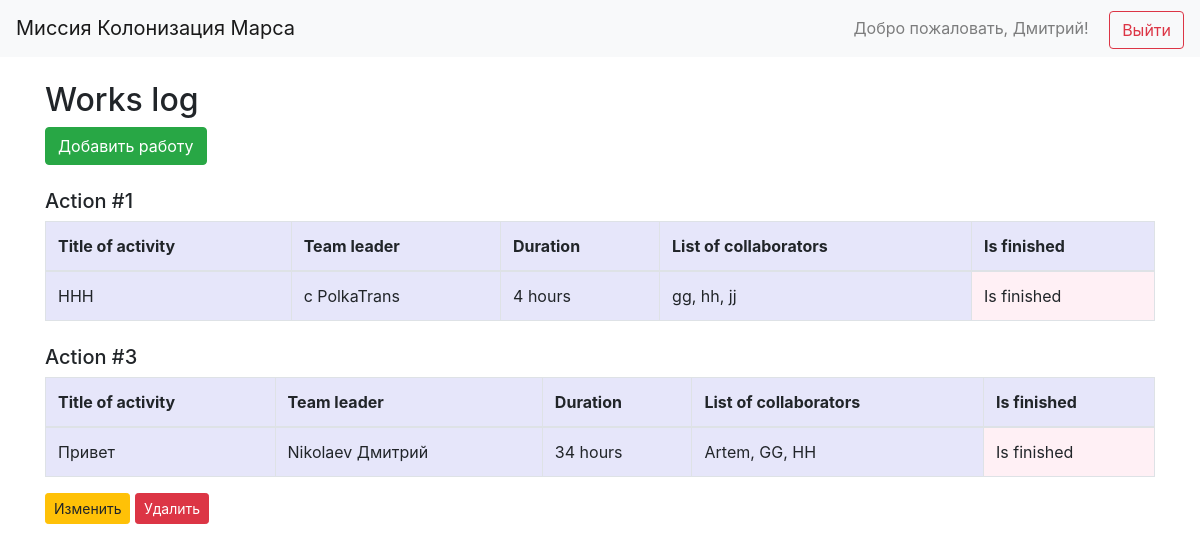
Before: / (signed in) with the older database file.
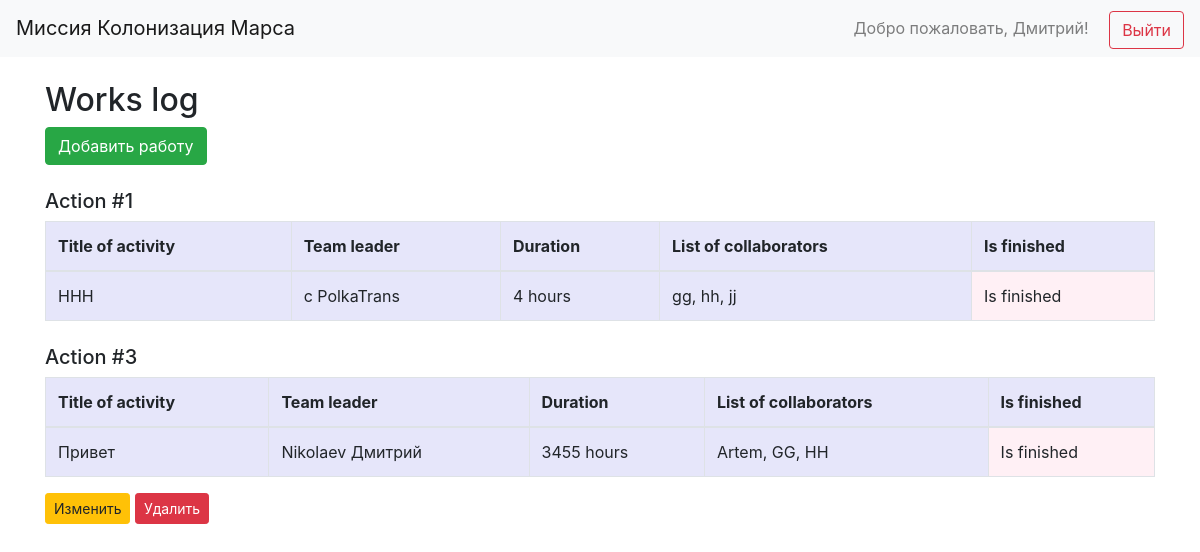
After: the same page with the newer database file.
### data/users.py (models this page shows, shortened)
class User(SqlAlchemyBase, UserMixin):
    __tablename__ = 'users'
    id = sqlalchemy.Column(sqlalchemy.Integer, primary_key=True, autoincrement=True)
    email = sqlalchemy.Column(sqlalchemy.String, index=True, unique=True, nullable=True)
    hashed_password = sqlalchemy.Column(sqlalchemy.String, nullable=True)
    created_date = sqlalchemy.Column(sqlalchemy.DateTime, default=datetime.datetime.now)
    name = sqlalchemy.Column(sqlalchemy.String, nullable=True)
    surname = sqlalchemy.Column(sqlalchemy.String, nullable=True)
    age = sqlalchemy.Column(sqlalchemy.Integer, nullable=True)
    position = sqlalchemy.Column(sqlalchemy.String, nullable=True)
    speciality = sqlalchemy.Column(sqlalchemy.String, nullable=True)
    address = sqlalchemy.Column(sqlalchemy.String, nullable=True)
    about = sqlalchemy.Column(sqlalchemy.String, nullable=True)

### data/jobs.py (models this page shows)
class Jobs(SqlAlchemyBase):
    __tablename__ = 'jobs'
    id = sqlalchemy.Column(sqlalchemy.Integer, primary_key=True, autoincrement=True)
    team_leader = sqlalchemy.Column(sqlalchemy.Integer, sqlalchemy.ForeignKey("users.id"))
    job = sqlalchemy.Column(sqlalchemy.String, nullable=True)
    work_size = sqlalchemy.Column(sqlalchemy.Integer, nullable=True)
    collaborators = sqlalchemy.Column(sqlalchemy.String, nullable=True)
    start_date = sqlalchemy.Column(sqlalchemy.DateTime, nullable=True)
    is_finished = sqlalchemy.Column(sqlalchemy.Boolean, nullable=True)
    user = orm.relationship("User")

### main.py (the view)
@app.route('/')
def index():
    with db_session.create_session() as db_sess:
        jobs = db_sess.query(Jobs).all()
        return render_template("work_log.html", jobs=jobs)

### data/db_session.py (called while the page is built)
def create_session() -> Session:
    global __factory
    return __factory()

### main.py (called while the page is built)
@login_manager.user_loader
def load_user(user_id):
    session = db_session.create_session()
    return session.get(User, int(user_id))

### templates/work_log.html
{% extends "base.html" %}
{% block content %}
  {% if current_user.is_authenticated %}
    <h2>Works log</h2>
    <div class="mb-4">
      <a href="/add_job" class="btn btn-success">Добавить работу</a>
    </div>
    {% for job in jobs %}
      <h5 class="mt-4">Action #{{ job.id }}</h5>
      <table class="table table-bordered" style="background-color: lavender;">
        <thead>
          <tr>
            <th>Title of activity</th>
            <th>Team leader</th>
            <th>Duration</th>
            <th>List of collaborators</th>
            <th>Is finished</th>
          </tr>
        </thead>
        <tbody>
          <tr>
            <td>{{ job.job }}</td>
            <td>{{ job.user.surname }} {{ job.user.name }}</td>
            <td>{{ job.work_size }} hours</td>
            <td>{{ job.collaborators }}</td>
            <td style="background-color: lavenderblush;">
              {% if job.is_finished %}
                Is finished
              {% else %}
                Is not finished
              {% endif %}
            </td>
          </tr>
        </tbody>
      </table>
      {% if current_user.id == job.team_leader or current_user.id == 1 %}
        <div class="mb-4">
          <a href="/jobs/{{ job.id }}/edit" class="btn btn-warning btn-sm">Изменить</a>
          <form action="/jobs/{{ job.id }}/delete" method="post" style="display:inline;">
            <button type="submit" class="btn btn-danger btn-sm">Удалить</button>
          </form>
        </div>
      {% endif %}
    {% endfor %}
  {% else %}
    <h2 class="text-center">Войдите, чтобы увидеть список работ</h2>
  {% endif %}
{% endblock %}

### templates/base.html (shortened to what this page needs)
<!doctype html>
<html lang="ru">
<head>
  <link rel="stylesheet"
        href="https://stackpath.bootstrapcdn.com/bootstrap/4.4.1/css/bootstrap.min.css"
>
</head>
<body class="d-flex flex-column h-100">
  <header>
    <nav class="navbar navbar-light bg-light justify-content-between">
      <a class="navbar-brand" href="/">Миссия Колонизация Марса</a>
      <div>
        {% if current_user.is_authenticated %}
          <span class="navbar-text mr-3">
            Добро пожаловать, {{ current_user.name }}!
          </span>
          <a class="btn btn-outline-danger" href="/logout">Выйти</a>
        {% else %}
          <a class="btn btn-outline-primary mr-2" href="/login">Войти</a>
          <a class="btn btn-outline-success" href="/register">Регистрация</a>
        {% endif %}
      </div>
    </nav>
  </header>
  <main role="main" class="container my-4">
    {% block content %}{% endblock %}
  </main>
</body>
</html>

Changed rows visible on the page:
changed Jobs "Привет": work_size "34" → "3455"
